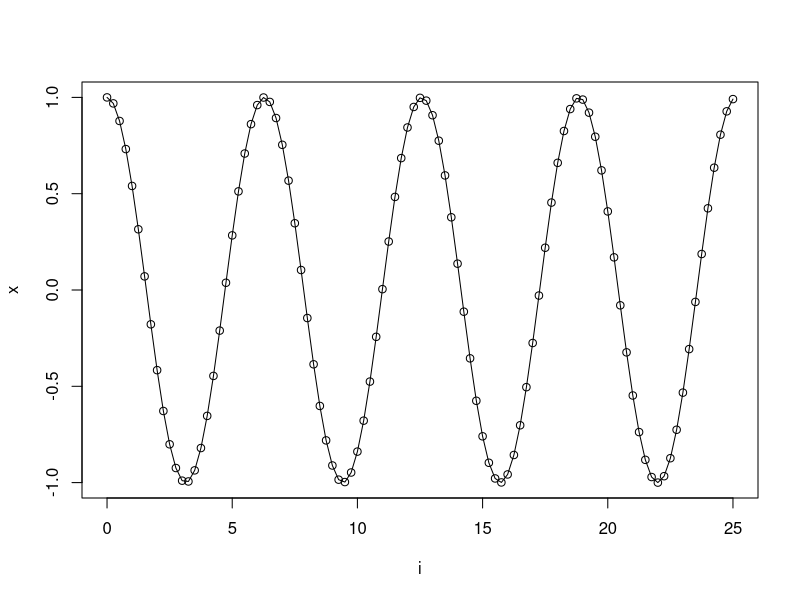

The R script that drew this image: (Note: this script raises an error after producing the figure.)
i <- seq(0, 25, 0.25)
x <- cos(i)

plot(i, x)
lines(i, x)

sw_size <- 10
ts <- ts_data(x, sw_size)
tshead(ts, 3)

test_size <- 1
samp <- ts_sample(ts, test_size)
tshead(samp$train, 3)
tshead(samp$test)

tune <- ts_tune(input_size=c(3:5), base_model = ts_elm(preprocess = ts_gminmax()))
ranges <- list(nhid = 1:5, actfun=c('sig', 'radbas', 'tribas', 'relu', 'purelin'))

io_train <- ts_projection(samp$train)
model <- fit(tune, x=io_train$input, y=io_train$output, ranges)

print(describe(model))

adjust <- predict(model, io_train$input)
ev_adjust <- evaluate(model, io_train$output, adjust)
print(head(ev_adjust$metrics))

steps_ahead <- 1
io_test <- ts_projection(samp$test)
prediction <- predict(model, x=io_test$input, steps_ahead=steps_ahead)
prediction <- as.vector(prediction)

output <- as.vector(io_test$output)
if (steps_ahead > 1)
  output <- output[1:steps_ahead]

print(sprintf("%.2f, %.2f", output, prediction))

ev_test <- evaluate(model, output, prediction)
print(head(ev_test$metrics))
print(sprintf("%s: smape: %.2f", describe(model), 100*ev_test$metrics$smape))

yvalues <- c(io_train$output, io_test$output)
tsplot(model, y=yvalues, yadj=adjust, ypre=prediction)
